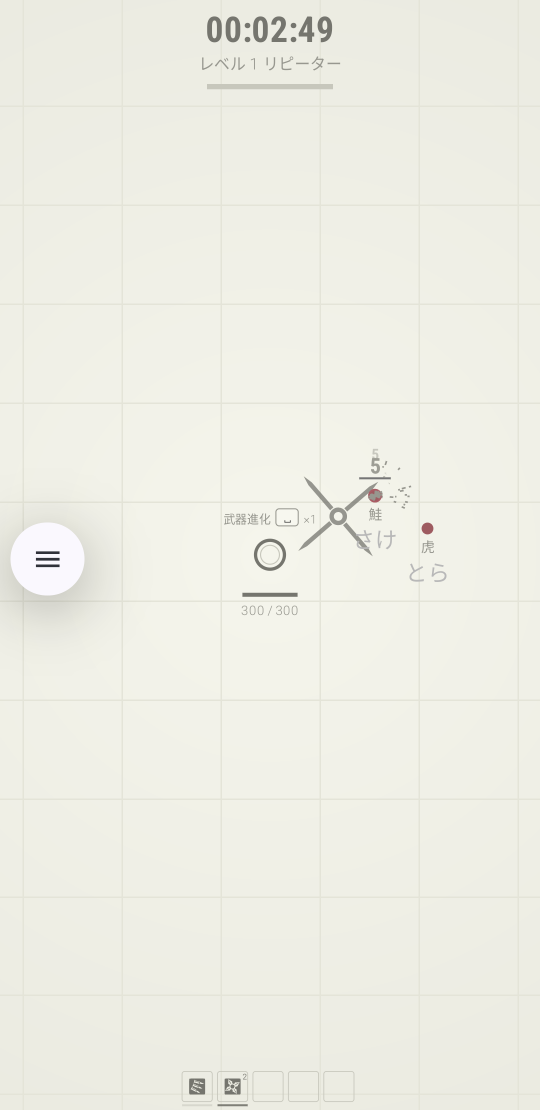
#> input picture docs/verification/evolutions-20261031/evolutions/evolved-blade_trap.png, 1080 x 2219 px, given in place of evolved-spectre.png, which was not available (shown at 1/2 size)
$ python make-contact-sheets.py
#> lines starting #> are read from the running program, lines starting #| are printed output that depends on the picture
"""Arrange actual emulator captures for review; does not synthesize application UI."""
from pathlib import Path
from PIL import Image, ImageDraw, ImageFont

root = Path(__file__).parent
captures = root / "evolutions"
font = ImageFont.truetype("C:/Windows/Fonts/segoeui.ttf", 22)
weapons = ["spectre", "hunter", "sentry", "tesla_mine", "oscillator", "meteor",
           "chopper", "minefield", "blade_trap", "orbiter", "guardian"]
sheet = Image.new("RGB", (1260, 1460), "#efefe5")
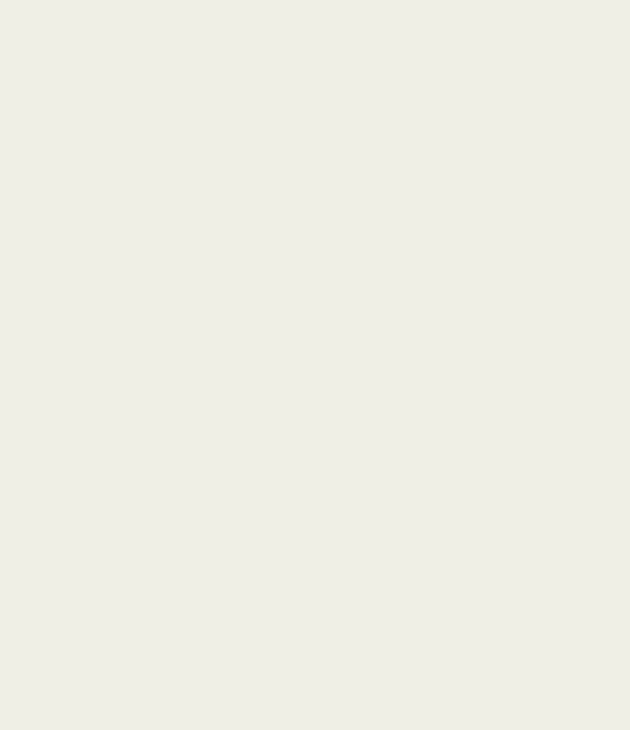
#> sheet: PIL image 1260x1460 RGB (shown at 1/2 size); mean R, G, B 239, 239, 229
draw = ImageDraw.Draw(sheet)
for i, weapon in enumerate(weapons):
    image = Image.open(captures / f"evolved-{weapon}.png").convert("RGB")
#> image is the input picture: PIL image 1080x2219 RGB; mean R, G, B 237.9, 237.9, 228.6
    w, h = image.size
#> w = 1080; h = 2219
    crop = image.crop((int(w * .12), max(0, int(h * .5 - w * .4)),
                       int(w * .94), min(h, int(h * .5 + w * .4))))
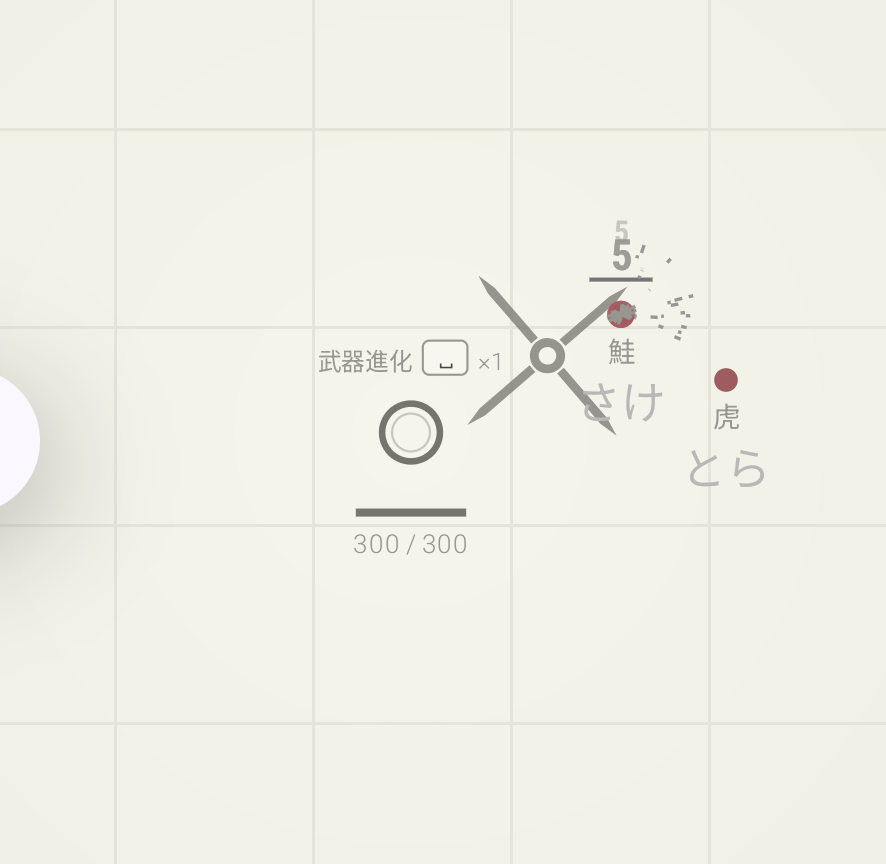
#> crop: PIL image 886x864 RGB; mean R, G, B 240, 240, 230.8
    crop.thumbnail((404, 325), Image.Resampling.LANCZOS)
#> crop: PIL image 333x325 RGB
    x, y = i % 3 * 420, i // 3 * 365
    sheet.paste(crop, (x + (420 - crop.width) // 2, y + 38))
    draw.text((x + 16, y + 8), weapon.replace("_", " ").title(), font=font, fill="#464646")
    draw.rectangle((x, y, x + 419, y + 364), outline="#c7c7bc")
#> pass 2 of the loop `for i, weapon in enumerate(weapons):`:
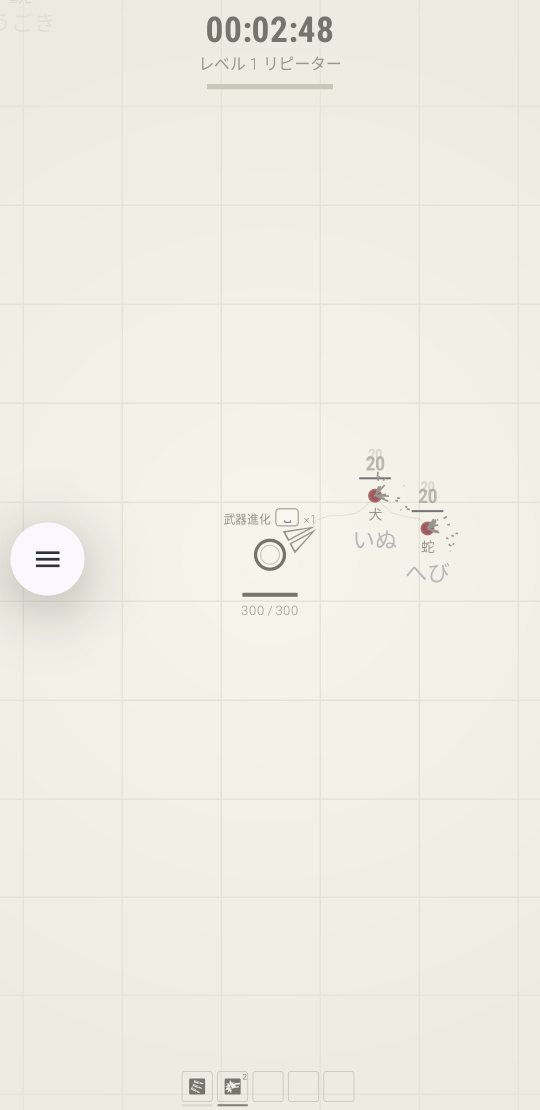
#> input picture docs/verification/evolutions-20261031/evolutions/evolved-hunter.png, 1080 x 2219 px (shown at 1/2 size)
#> image is the input picture: PIL image 1080x2219 RGB; mean R, G, B 237.9, 237.9, 228.6
#> `crop = image.crop((int(w * .12), max(0, int(h * .5 - w * .4)), int(w *..`:
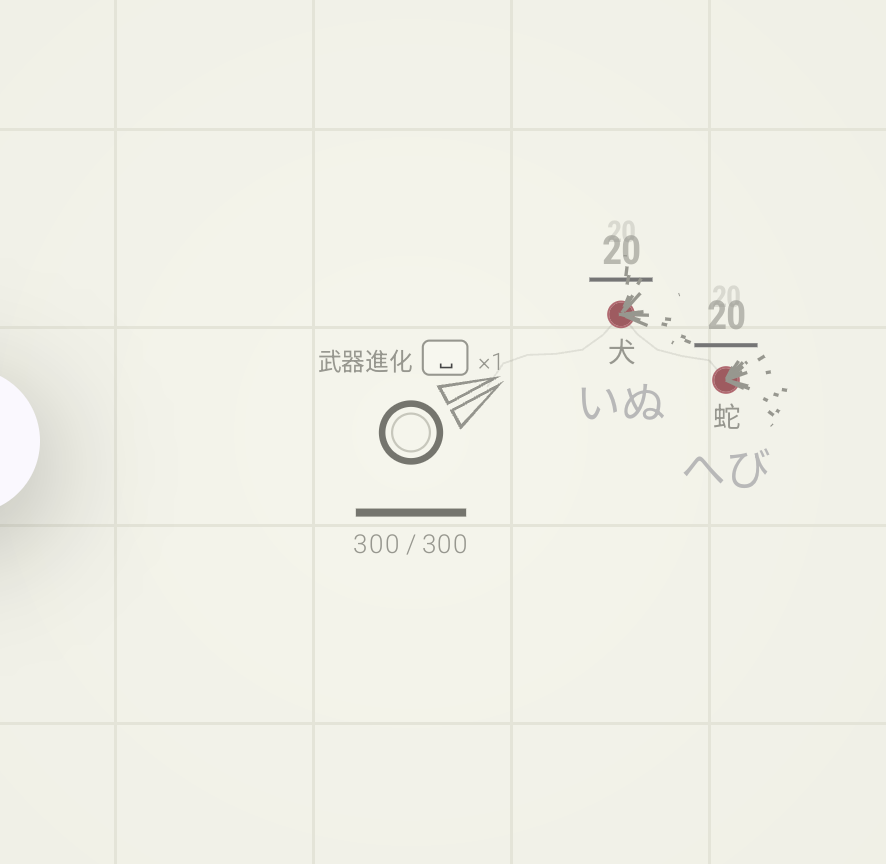
#> crop: PIL image 886x864 RGB; mean R, G, B 240.2, 240.1, 231
#> `sheet.paste(crop, (x + (420 - crop.width) // 2, y + 38))`:
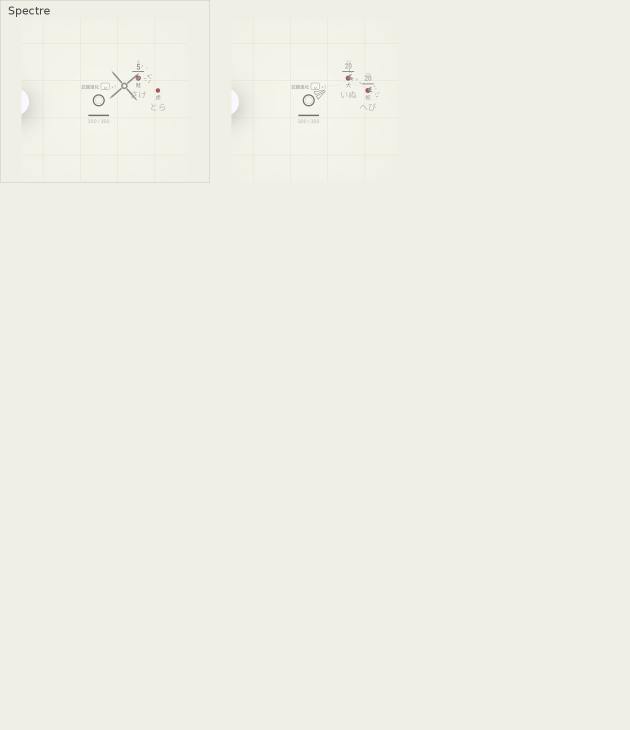
#> sheet: PIL image 1260x1460 RGB (shown at 1/2 size); mean R, G, B 239.1, 239, 229.2
#> pass 3 of the loop `for i, weapon in enumerate(weapons):`:
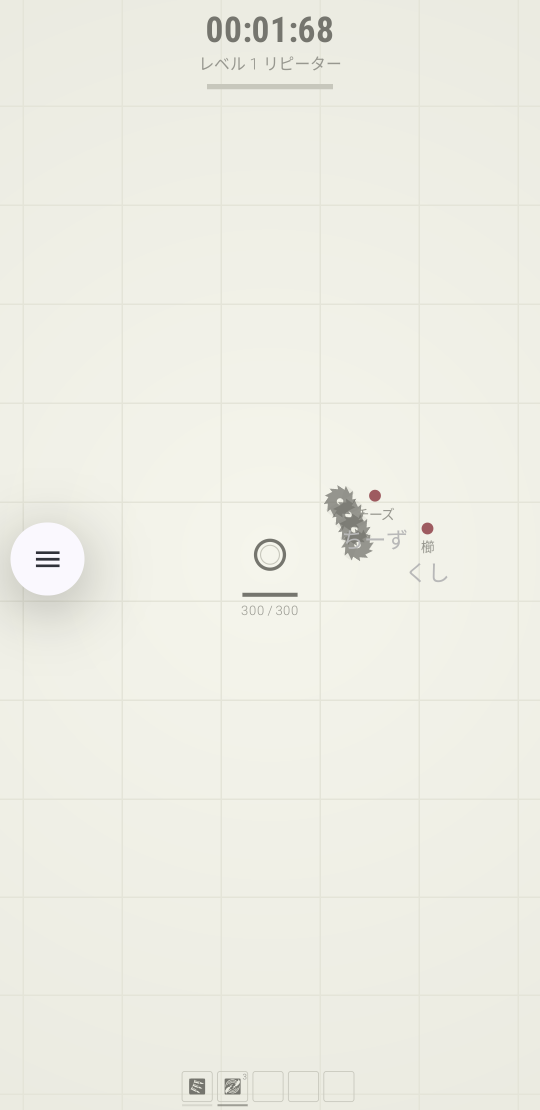
#> input picture docs/verification/evolutions-20261031/evolutions/evolved-chopper.png, 1080 x 2219 px, given in place of evolved-sentry.png, which was not available (shown at 1/2 size)
#> image is the input picture: PIL image 1080x2219 RGB; mean R, G, B 237.8, 237.8, 228.5
#> `crop = image.crop((int(w * .12), max(0, int(h * .5 - w * .4)), int(w *..`:
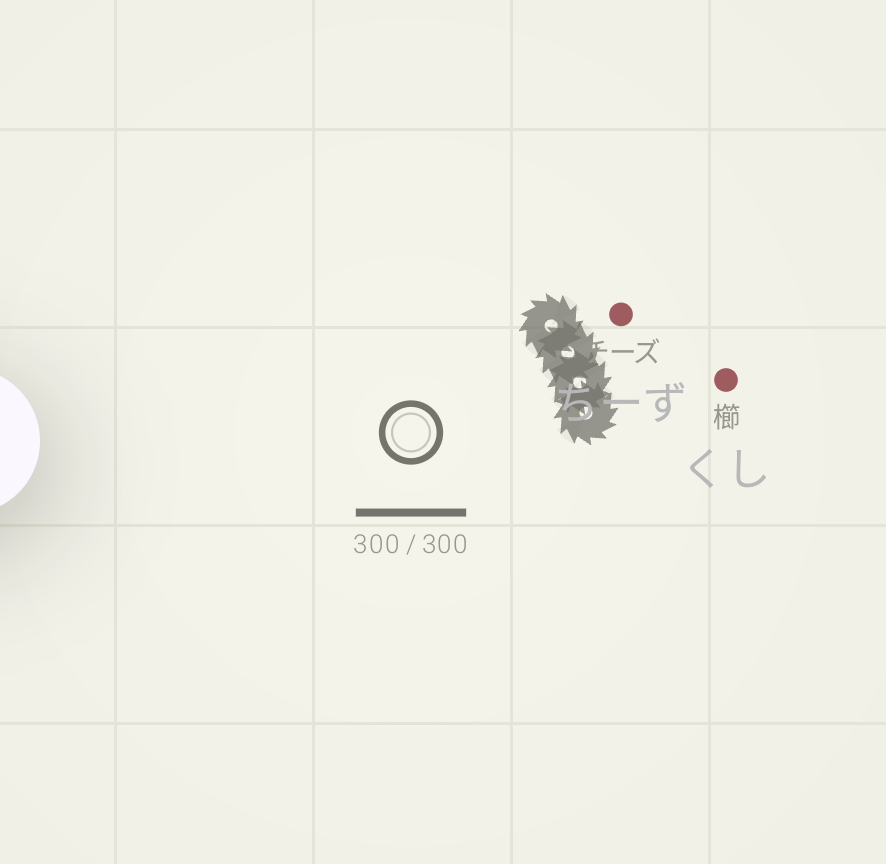
#> crop: PIL image 886x864 RGB; mean R, G, B 239.8, 239.7, 230.6
#> `sheet.paste(crop, (x + (420 - crop.width) // 2, y + 38))`:
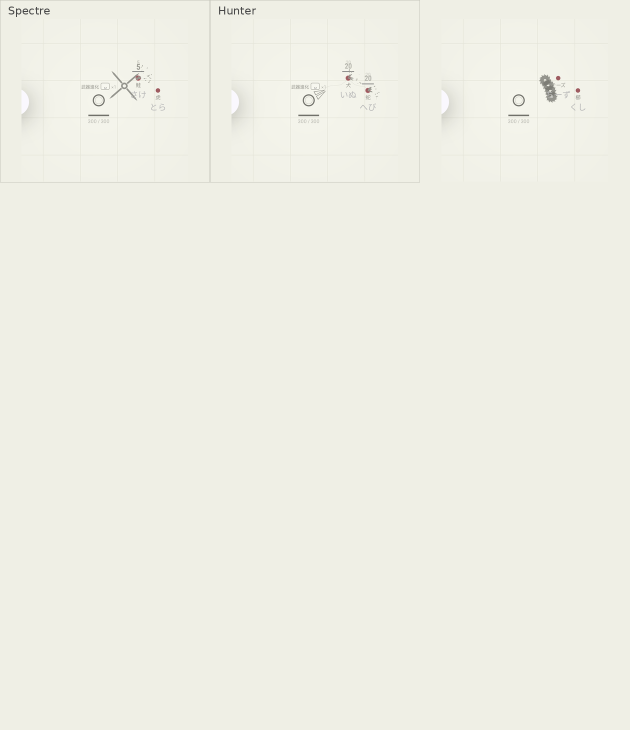
#> sheet: PIL image 1260x1460 RGB (shown at 1/2 size); mean R, G, B 239, 239, 229.2
#> (the run stopped early here; a loop or call above may not have finished)
